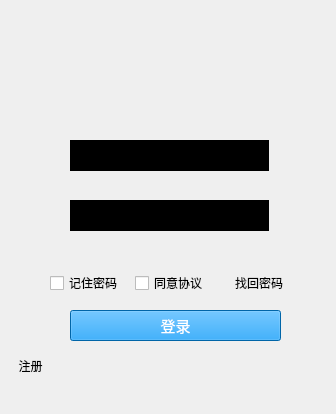
<?xml version="1.0" encoding="UTF-8"?>
<ui version="4.0">
 <class>Widget</class>
 <widget class="QWidget" name="Widget">
  <property name="geometry">
   <rect>
    <x>0</x>
    <y>0</y>
    <width>336</width>
    <height>414</height>
   </rect>
  </property>
  <property name="windowTitle">
   <string notr="true">QQ</string>
  </property>
  <property name="windowIcon">
   <iconset resource="images.qrc">
    <normaloff>:/src_pic/QQ.jpg</normaloff>:/src_pic/QQ.jpg</iconset>
  </property>
  <widget class="QPushButton" name="pushButton">
   <property name="geometry">
    <rect>
     <x>70</x>
     <y>310</y>
     <width>211</width>
     <height>31</height>
    </rect>
   </property>
   <property name="font">
    <font>
     <pointsize>11</pointsize>
    </font>
   </property>
   <property name="styleSheet">
    <string notr="true">background-color: rgb(0, 141, 235);

color: white;</string>
   </property>
   <property name="text">
    <string>登录</string>
   </property>
  </widget>
  <widget class="QWidget" name="layoutWidget">
   <property name="geometry">
    <rect>
     <x>50</x>
     <y>270</y>
     <width>249</width>
     <height>26</height>
    </rect>
   </property>
   <layout class="QHBoxLayout" name="horizontalLayout">
    <item>
     <widget class="QCheckBox" name="checkBox_3">
      <property name="text">
       <string>记住密码</string>
      </property>
     </widget>
    </item>
    <item>
     <widget class="QCheckBox" name="checkBox_2">
      <property name="text">
       <string>同意协议</string>
      </property>
     </widget>
    </item>
    <item>
     <widget class="QPushButton" name="pushButton_2">
      <property name="text">
       <string>找回密码</string>
      </property>
      <property name="flat">
       <bool>true</bool>
      </property>
     </widget>
    </item>
   </layout>
  </widget>
  <widget class="QPushButton" name="pushButton_3">
   <property name="geometry">
    <rect>
     <x>0</x>
     <y>350</y>
     <width>61</width>
     <height>31</height>
    </rect>
   </property>
   <property name="text">
    <string>注册</string>
   </property>
   <property name="flat">
    <bool>true</bool>
   </property>
  </widget>
  <widget class="QLineEdit" name="lineEdit_2">
   <property name="geometry">
    <rect>
     <x>70</x>
     <y>140</y>
     <width>199</width>
     <height>31</height>
    </rect>
   </property>
   <property name="font">
    <font>
     <pointsize>11</pointsize>
    </font>
   </property>
   <property name="styleSheet">
    <string notr="true">background-color: rgba(0, 0, 0);
border:none;</string>
   </property>
   <property name="text">
    <string/>
   </property>
   <property name="placeholderText">
    <string>          输入QQ 账号</string>
   </property>
  </widget>
  <widget class="QLineEdit" name="lineEdit_3">
   <property name="geometry">
    <rect>
     <x>70</x>
     <y>200</y>
     <width>199</width>
     <height>31</height>
    </rect>
   </property>
   <property name="font">
    <font>
     <pointsize>11</pointsize>
    </font>
   </property>
   <property name="cursor">
    <cursorShape>UpArrowCursor</cursorShape>
   </property>
   <property name="styleSheet">
    <string notr="true">background-color: rgba(0, 0, 0);
border:none;</string>
   </property>
   <property name="inputMethodHints">
    <set>Qt::InputMethodHint::ImhHiddenText|Qt::InputMethodHint::ImhNoAutoUppercase|Qt::InputMethodHint::ImhNoPredictiveText|Qt::InputMethodHint::ImhSensitiveData</set>
   </property>
   <property name="echoMode">
    <enum>QLineEdit::EchoMode::Password</enum>
   </property>
   <property name="placeholderText">
    <string>          输入QQ 密码</string>
   </property>
  </widget>
  <widget class="QLabel" name="label">
   <property name="geometry">
    <rect>
     <x>130</x>
     <y>40</y>
     <width>71</width>
     <height>71</height>
    </rect>
   </property>
   <property name="styleSheet">
    <string notr="true">border-image: url(:/src_pic/QQ.jpg);
border-width:0px;
border-radius:33px;
border-style:solid;
border-color: rgb(255, 255, 255);
</string>
   </property>
   <property name="text">
    <string/>
   </property>
  </widget>
 </widget>
 <resources>
  <include location="images.qrc"/>
 </resources>
 <connections/>
</ui>
